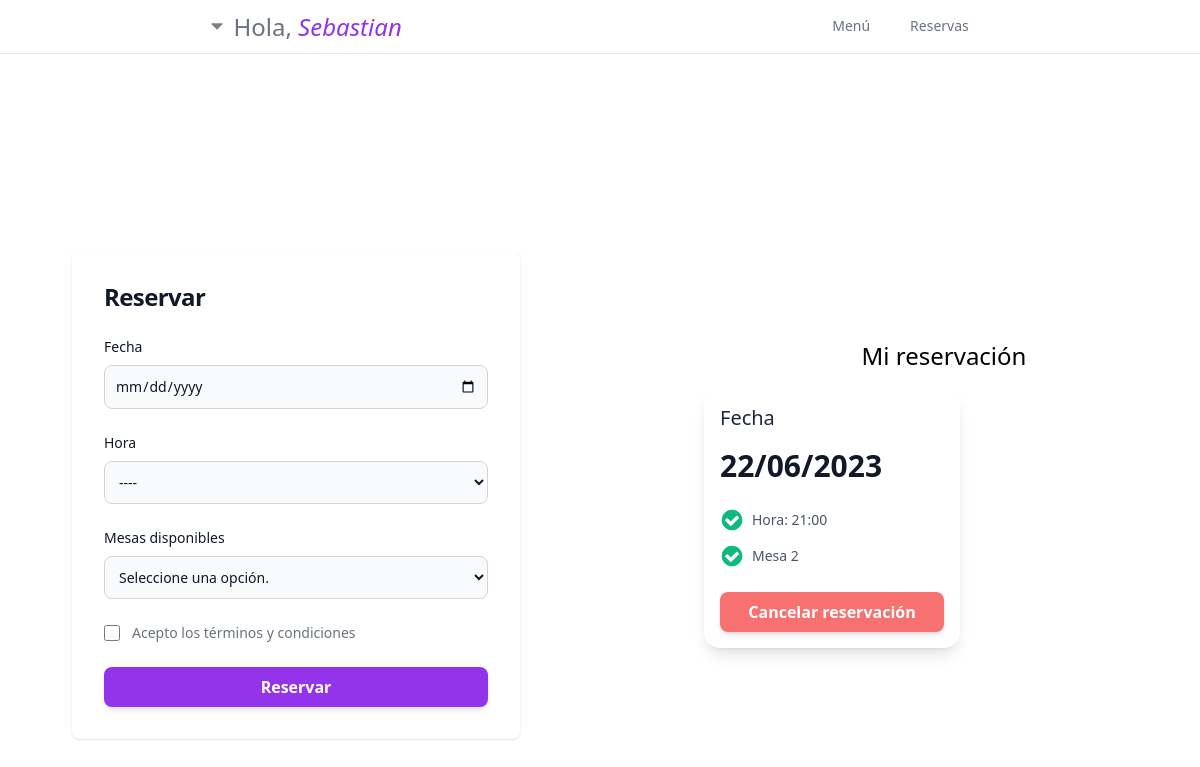
Screenshot of /src/php/reservas.php (signed in) with the database file from the repository.
### tables this page shows
CREATE TABLE `reservas` (
  `id` int NOT NULL,
  `fecha` date NOT NULL,
  `hora` varchar(255) NOT NULL,
  `mesa` varchar(255) NOT NULL,
  `id_usuario` int NOT NULL,
  `id_mesa` int NOT NULL
);

### src/php/reservas.php (the view, shortened to what this page needs)
<?php
require_once '../config/db_conexion.php';
?>
<!DOCTYPE html>
<html lang="en">
<head>
    <link rel="stylesheet" href="../css/output.css">
</head>
<body>
    <header class="text-sm mb-6 font-medium text-center text-gray-500 border-b border-gray-200 ">
        <nav class="flex justify-around items-center">
            <span class="text-2xl">
                <div class="inline relative">
                    <button id="btn-salir">
                        <img src="../assets/svg/flecha-abajo.svg">
                    </button>
                </div>
                Hola,
                <span class="text-purple-600 italic"><?php echo $_SESSION['nombre']; ?></span>
            </span>
            <ul class="flex justify-center flex-wrap -mb-px">
                <li class="mr-2">
                    <a href="./menu.php" class="inline-block p-4 border-b-2 border-transparent rounded-t-lg hover:text-gray-600 hover:border-purple-600 ">
                        Menú
                    </a>
                </li>
                <li class="mr-2">
                    <a href="./reservas.php" class="inline-block p-4 border-b-2 border-transparent rounded-t-lg hover:text-gray-600 hover:border-purple-600 ">
                        Reservas
                    </a>
                </li>
            </ul>
        </nav>
    </header>
    <div class="relative p-4 bg-white ">
        <form class="lg:grid lg:grid-flow-row-dense lg:grid-cols-2 lg:gap-12 lg:items-center" action="" method="post">
            <div class="lg:col-start-2 md:pl-20">
                <h3 class="text-center text-2xl mb-4">Mi reservación</h3>
                <div class="flex flex-wrap  gap-1 items-center">
                    <?php
                    $sql = "SELECT id FROM usuarios where correo='{$_SESSION["correo"]}' ";
                    $rest = mysqli_query($conexion, $sql);
                    $contar = mysqli_num_rows($rest);
                    if ($contar > 0) {
                        $row = mysqli_fetch_assoc($rest);
                        $id_user = $row["id"];
                    } else {
                        $id_user = 0;
                    }
                    $sql1 = "SELECT * FROM reservas where id_usuario='{$id_user}' ORDER BY id DESC";
                    $rest1 = mysqli_query($conexion, $sql1);
                    if (mysqli_num_rows($rest1) > 0) {
                        foreach ($rest1 as $reserva) {
                            $newDate = date("d/m/Y", strtotime($reserva['fecha']));
                    ?>
                            <div class="w-64 p-4 bg-white shadow-lg rounded-2xl ">
                                <p class=" mb-4 text-xl font-medium text-gray-800 ">
                                    Fecha
                                </p>
                                <p class=" text-3xl font-bold text-gray-900 ">
                                    <?php echo $newDate ?>
                                </p>
                                <ul class=" w-full mt-6 mb-6 text-sm text-gray-600 ">
                                    <li class=" gap-2 mb-3 flex items-center ">
                                        <img src=" ../assets/svg/check.svg">
                                        Hora: <?php echo $reserva['hora'] ?>
                                    </li>
                                    <li class=" gap-2 mb-3 flex items-center ">
                                        <img src=" ../assets/svg/check.svg">
                                        <?php echo ucfirst(strtolower($reserva['mesa'])) ?>
                                    </li>
                                </ul>
                                <div class="flex gap-2">
                                    <a data-id="<?php echo $reserva['id'] ?>" id="eliminar_mesa" type="button" class=" py-2 px-4 bg-red-400 hover:bg-red-600 focus:ring-indigo-500 focus:ring-offset-indigo-200 text-white w-full transition ease-in duration-200 text-center text-base font-semibold shadow-md focus:outline-none focus:ring-2 focus:ring-offset-2 rounded-lg ">
                                        Cancelar reservación
                                    </a>
                                </div>
                            </div><?php
                                }
                            } else {
                                    ?>
                        <h1 class="w-full text-center">Sin reservaciones</h1>
                    <?php
                            }
                    ?>
                </div>
            </div>
            <div class=" relative mt-10 -mx-4 md:-mx-12 lg:mt-0 lg:col-start-1">
                <div class="flex flex-col items-center justify-center px-6 py-8 mx-auto md:h-screen lg:py-0">
                    <div class="w-full bg-white rounded-lg shadow  md:mt-0 sm:max-w-md xl:p-0  ">
                        <div class="p-6 space-y-4 md:space-y-6 sm:p-8">
                            <h1 class="text-xl font-bold leading-tight tracking-tight text-gray-900 md:text-2xl ">
                                Reservar
                            </h1>
                            <div class="space-y-4 md:space-y-6">
                                <div>
                                    <label for="fecha" class="block mb-2 text-sm font-medium text-gray-900 ">Fecha</label>
                                    <input type="date" value="" name="fecha" id="fecha" class="bg-gray-50 border border-gray-300 text-gray-900 sm:text-sm rounded-lg focus:ring-primary-600 focus:border-primary-600 block w-full p-2.5" required="">
                                </div>
                                <div>
                                    <label for="hora" class="block mb-2 text-sm font-medium text-gray-900 ">Hora</label>
                                    <select type="hora" name="hora" id="hora" placeholder="••••••••" class="bg-gray-50 border border-gray-300 text-gray-900 sm:text-sm rounded-lg focus:ring-primary-600 focus:border-primary-600 block w-full p-2.5      " required="">
                                        <option value="" selected>----</option>
                                    </select>
                                </div>
                                <div>
                                    <?php
                                    $consulta = "SELECT * FROM `mesas` ";
                                    $ejecutarConsulta = mysqli_query($conexion, $consulta);
                                    if (mysqli_num_rows($ejecutarConsulta) > 0) {
                                    ?>
                                        <label for="mesas" class="block mb-2 text-sm font-medium text-gray-900 ">Mesas disponibles</label>
                                        <select required name="mesas" id="mesas" class="bg-gray-50 border border-gray-300 text-gray-900 text-sm rounded-lg focus:ring-blue-500 focus:border-blue-500 block w-full p-2.5 ">
                                            <option value="" selected>Seleccione una opción.</option>
                                        <?php
                                        }
                                        ?>
                                        </select>
                                </div>
                                <div class="flex items-start">
                                    <div class="flex items-center h-5">
                                        <input id="terms" aria-describedby="terms" type="checkbox" class="w-4 h-4 border border-gray-300 rounded bg-gray-50 focus:ring-3 focus:ring-primary-300    " required="">
                                    </div>
                                    <div class="ml-3 text-sm">
                                        <label for="terms" class="font-light text-gray-500 ">Acepto los <a class="font-medium text-primary-600 hover:underline d" href="#">términos y condiciones</a></label>
                                    </div>
                                </div>
                                <div class="flex w-full">
                                    <button name="reservar" type="submit" class="py-2 px-4  bg-purple-600 hover:bg-purple-700 focus:ring-purple-500 focus:ring-offset-purple-200 text-white w-full transition ease-in duration-200 text-center text-base font-semibold shadow-md focus:outline-none focus:ring-2 focus:ring-offset-2  rounded-lg ">
                                        Reservar
                                    </button>
                                </div>
                            </div>
                        </div>
                    </div>
                </div>
            </div>
        </form>
    </div>
</body>
</html>

### rows the page displays
reservas: fecha "22/06/2023", hora "21:00", mesa "Mesa 2"

### other values shown
$_SESSION['nombre'] "Sebastian"
